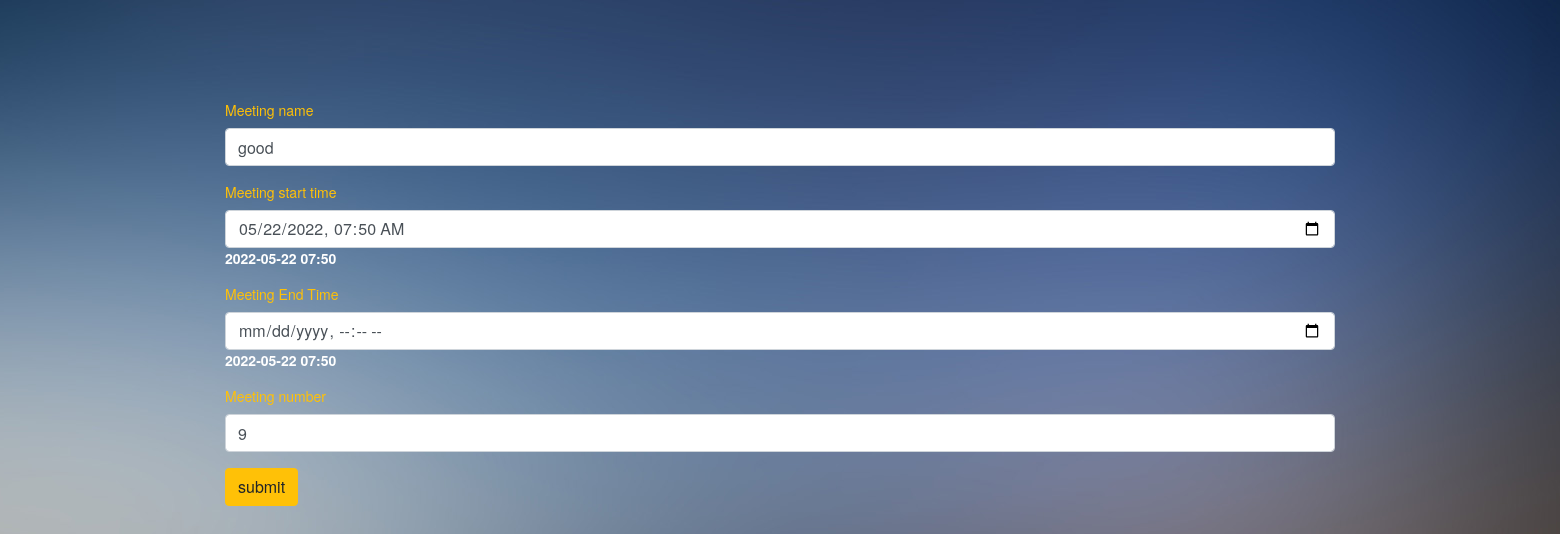
Screenshot of /meetings/ with the database file from the repository.
### user/models.py (models this page shows)
class Meeting(models.Model):
    id = models.UUIDField(default=uuid4, primary_key=True)
    title = models.CharField(max_length=128, default='无')
    start_time = models.DateTimeField(auto_now=True)
    end_time = models.DateTimeField(auto_now=True)
    number = models.IntegerField(default=1)
    @property
    def start_time_d(self):
        return self.start_time.strftime('%Y-%m-%d %H:%M')
    @property
    def end_time_d(self):
        return self.end_time.strftime('%Y-%m-%d %H:%M')

### user/views.py (the view, shortened to what this page needs)
# urls.py: path('meetings/', meeting),
def meeting(request):
    m = Meeting.objects.all().first()
    data = {'meeting': m}
    if request.method == 'GET':
        return render(request, 'mettings.html', context=data)

### template/mettings.html (shortened to what this page needs)
{% extends 'base.html' %}
{% block body %}
    <div class="container">
        <form method="post">
            <div class="form-group">
                <label class="text-warning">Meeting name</label>
                <input type="text" class="form-control" name="title" value="{{ meeting.title }}" required>
            </div>
            <div class="form-group">
                <label class="text-warning">Meeting start time</label>
                <input type="datetime-local" class="form-control" name="start_time" value="{{ meeting.start_time_d }}" required>
                <div class="text-white" style="font-weight: bold">{{ meeting.start_time_d }}</div>
            </div>
            <div class="form-group">
                <label class="text-warning">Meeting End Time</label>
                <input type="datetime-local" class="form-control" name="end_time" value="{{ meeting.end_time }}" required>
                <div class="text-white" style="font-weight: bold">{{ meeting.end_time_d }}</div>
            </div>
            <div class="form-group">
                <label class="text-warning">Meeting number</label>
                <input type="number" min="1" class="form-control" name="people_num" value="{{ meeting.number }}" required>
            </div>
            <button type="submit" class="btn btn-warning">submit</button>
        </form>
    </div>
{% endblock %}

### static/css/layui.css (style rules this page uses)
a,body { color:#333 }
blockquote,body,button,dd,div,dl,dt,form,h1,h2,h3,h4,h5,h6,input,li,ol,p,pre,td,textarea,th,ul { margin:0;padding:0;-webkit-tap-highlight-color:rgba(0,0,0,0) }
button,input,optgroup,option,select,textarea { font-family:inherit;font-size:inherit;font-style:inherit;font-weight:inherit;outline:0 }
body { line-height:1.6;color:rgba(0,0,0,.85);font:14px Helvetica Neue,Helvetica,PingFang SC,Tahoma,Arial,sans-serif }

### static/css/web.css (style rules this page uses)
body { background: url('/static/img/bg.jpg') no-repeat top center fixed; }

### rows the page displays
Meeting: title "good", start_time "05/22/2022 07:50", start_time_d "2022-05-22 07:50", end_time_d "2022-05-22 07:50", people_num "9"
